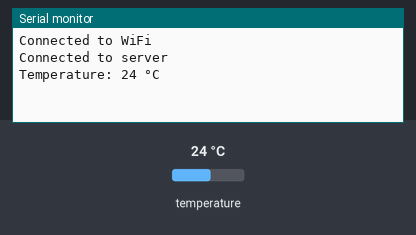
This sketch was run on a simulated Arduino MKR. On the bench: the last lines printed to the serial monitor. Inputs (shaded band) come from the test bench; at power-on: temperature 24 °C. WiFi joins after 1.5 s; servers stay silent unless stated.

Above: at 2.7 s.
2.8 s: temperature set to 12 °C
At 8.3 s:
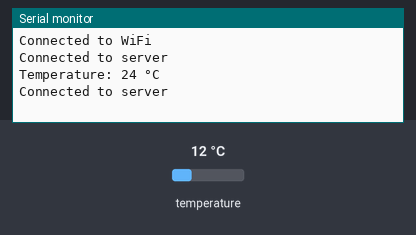
9.8 s: temperature set to 19 °C
At 14.9 s:
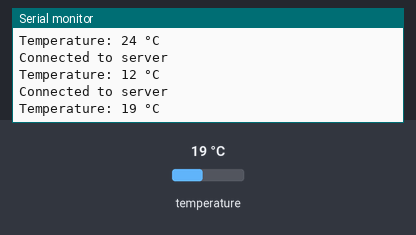
Timing chart, 0 to 16.4 s (numbered marks = the images above; inputs shaded):
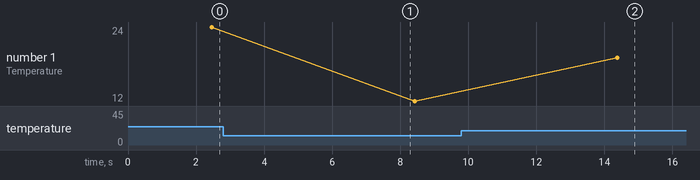

The sketch:

probe7temp.ino
```cpp
#include <OneWire.h>
#include <WiFiNINA.h>

#define MAX31850_PIN 7 // Change this to the pin you've connected to DQ

const char *ssid = "Emerald Lab";
const char *password = "DNArev0luti0n";
char server[] = "10.0.1.166"; // Change this to your server's IP address
int port = 80; // Change this to the port your server is listening on

OneWire oneWire(MAX31850_PIN);
WiFiClient client;

void setup() {
  Serial.begin(9600);
  while (!Serial);

  // Attempt to connect to WiFi network
  while (WiFi.begin(ssid, password) != WL_CONNECTED) {
    Serial.println("Attempting to connect to WiFi...");
    delay(1000);
  }

  Serial.println("Connected to WiFi");
}

void loop() {
  if (client.connect(server, port)) {
    Serial.println("Connected to server");

    byte data[9];
    int temp; // Change float to int

    oneWire.reset();
    oneWire.write(0xCC); // Skip ROM command
    oneWire.write(0x44); // Convert T command

    delay(750); // Wait for conversion to complete

    oneWire.reset();
    oneWire.write(0xCC); // Skip ROM command
    oneWire.write(0xBE); // Read Scratchpad command

    for (int i = 0; i < 9; i++) {
      data[i] = oneWire.read();
    }

    // Extract temperature data from scratchpad
    int16_t raw = (data[1] << 8) | data[0];
    temp = float(raw) / 16.0; // Convert temp to integer without rounding

    Serial.print("Temperature: ");
    Serial.print(temp);
    Serial.println(" °C");

    // Send temperature data to server
    client.println("T_R7," + String(temp));
    client.println();

    delay(5000); // Wait before sending the next reading
  } else {
    Serial.println("Unable to connect to server");
  }
}
```

Measured:
- after the input at 9.8 s, the serial monitor: prints a new line after 4.6 s (image 2)
- plotted number 1: 24 → 12 after the input at 2.8 s, 12 → 19 after the input at 9.8 s
